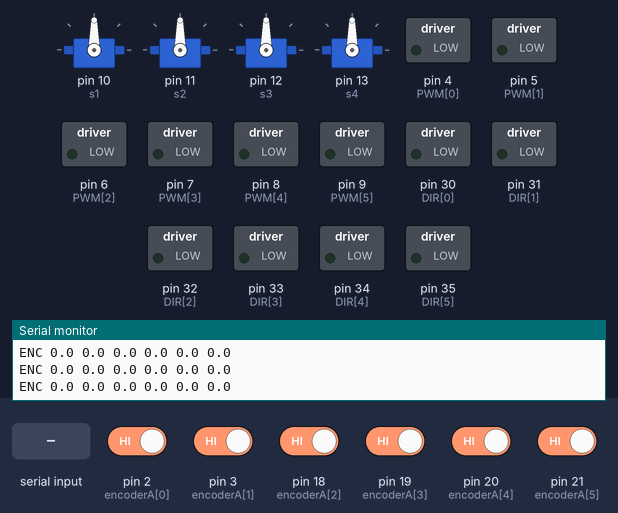
Bench run of a sketch on a simulated Arduino Mega 2560, built with avr-gcc and run on an emulated ATmega2560. Shown: 4 × servo, switched loads named in the sketch (green lamp = pin HIGH), the last lines printed to the serial monitor. The inputs (shaded band) are chosen by the test bench; at power-on: pin 2 (encoderA[0]), pin 3 (encoderA[1]), pin 18 (encoderA[2]), pin 19 (encoderA[3]), pin 20 (encoderA[4]), pin 21 (encoderA[5]) HIGH.

Above: at 1.2 s.
1.3 s: "90,45\n" received over Serial
At 2.5 s:
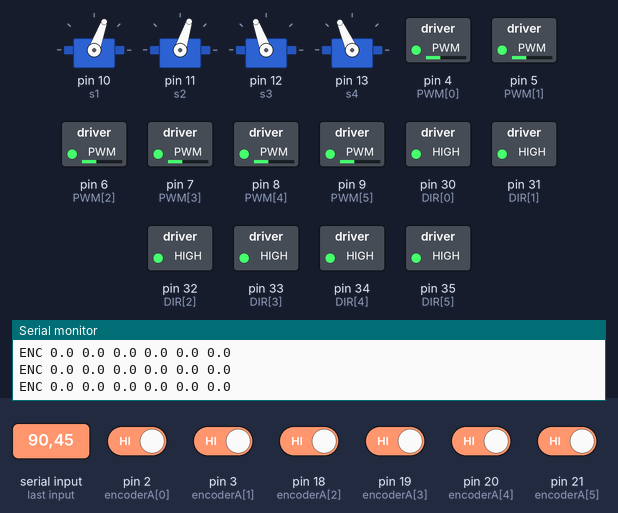
2.8 s: "30,150\n" received over Serial
At 3.9 s:
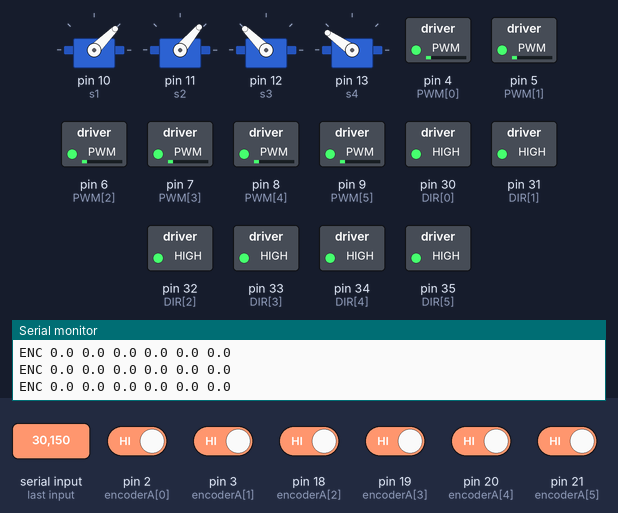
4.3 s: "5\n" received over Serial
At 5.7 s:
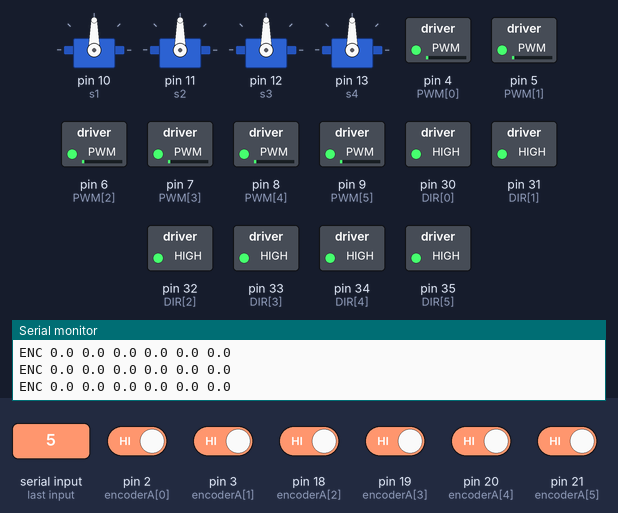
6.8 s: "90\n" received over Serial
At 8.8 s:
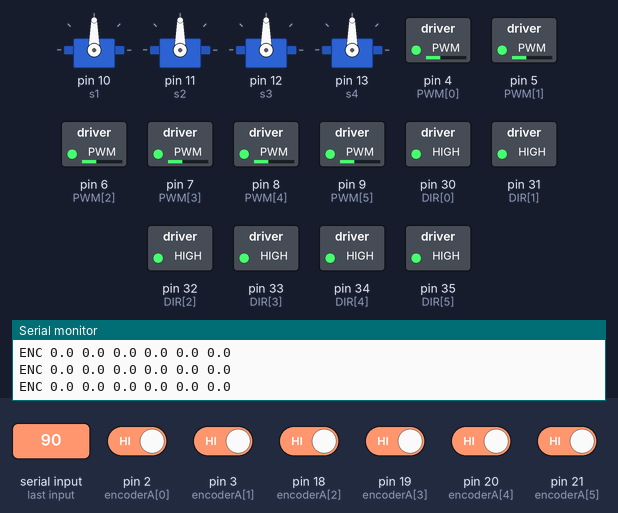
9.3 s: "200\n" received over Serial
At 10.8 s:
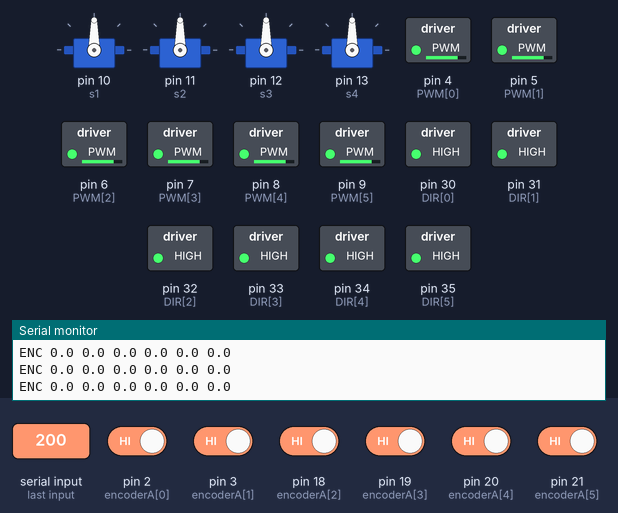
11.8 s: "1,90\n" received over Serial
At 13.1 s:
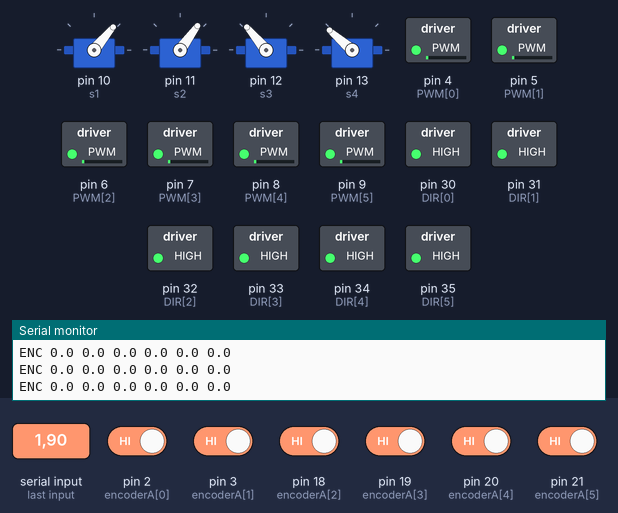
Timing chart, 0 to 14.3 s (numbered marks = the images above; inputs shaded):
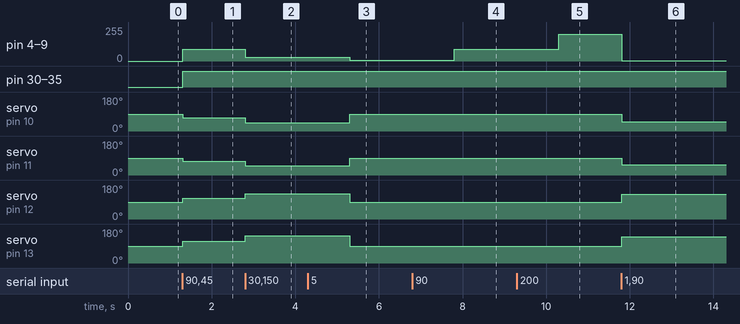

The sketch:

Robofest_5.ino
```cpp
#include <Servo.h>

// ═══════════════════════════════════════════════════════
// MOTOR & SERVO PINS
// ═══════════════════════════════════════════════════════
int PWM[6] = {4, 5, 6, 7, 8, 9};
int DIR[6] = {30, 31, 32, 33, 34, 35};

Servo s1, s2, s3, s4;

// ═══════════════════════════════════════════════════════
// ENCODER PINS
// Index: 0=RearRight 1=MidRight 2=FrontRight
//        3=RearLeft  4=MidLeft  5=FrontLeft
// ═══════════════════════════════════════════════════════
int encoderA[6] = {2, 3, 18, 19, 20, 21};
int encoderB[6] = {22, 23, 24, 25, 26, 27};

volatile long encoderCount[6] = {0,0,0,0,0,0};

const int PPR = 20;

// ═══════════════════════════════════════════════════════
// SERVO LIMITS  (CHANGE THESE FOR CALIBRATION)
// values are relative to center (90°)
// ═══════════════════════════════════════════════════════
int s1_left  = 45;
int s1_right = -45;

int s2_left  = 40;
int s2_right = -40;

int s3_left  = 45;
int s3_right = -45;

int s4_left  = 55;
int s4_right = -55;

// ═══════════════════════════════════════════════════════
// RPM REPORTING
// ═══════════════════════════════════════════════════════
#define RPM_WINDOW_MS 200
unsigned long lastRpmTime = 0;

// ═══════════════════════════════════════════════════════
// SETUP
// ═══════════════════════════════════════════════════════
void setup() {

  Serial.begin(9600);

  for (int i=0;i<6;i++){
    pinMode(PWM[i],OUTPUT);
    pinMode(DIR[i],OUTPUT);
  }

  for (int i=0;i<6;i++){
    pinMode(encoderA[i],INPUT_PULLUP);
    pinMode(encoderB[i],INPUT_PULLUP);
  }

  attachInterrupt(digitalPinToInterrupt(2),isr0,RISING);
  attachInterrupt(digitalPinToInterrupt(3),isr1,RISING);
  attachInterrupt(digitalPinToInterrupt(18),isr2,RISING);
  attachInterrupt(digitalPinToInterrupt(19),isr3,RISING);
  attachInterrupt(digitalPinToInterrupt(20),isr4,RISING);
  attachInterrupt(digitalPinToInterrupt(21),isr5,RISING);

  s1.attach(10);
  s2.attach(11);
  s3.attach(12);
  s4.attach(13);

  setSteering(0);

  lastRpmTime = millis();
}

// ═══════════════════════════════════════════════════════
// MAIN LOOP
// ═══════════════════════════════════════════════════════
void loop(){

  // Receive speed and steering
  if(Serial.available() >= 3){
    int speedVal = Serial.parseInt();
    int steerVal = Serial.parseInt();

    setMotors(speedVal);
    setSteering(steerVal);
  }

  // Send RPM every 200ms
  if(millis() - lastRpmTime >= RPM_WINDOW_MS){

    long counts[6];

    noInterrupts();
    for(int i=0;i<6;i++){
      counts[i] = encoderCount[i];
      encoderCount[i] = 0;
    }
    interrupts();

    float dt_min = RPM_WINDOW_MS / 60000.0;

    Serial.print("ENC");

    for(int i=0;i<6;i++){

      float rpm;

      if(i < 3)
        rpm = -(counts[i] / (float)PPR) / dt_min;
      else
        rpm = (counts[i] / (float)PPR) / dt_min;

      Serial.print(" ");
      Serial.print(rpm,1);
    }

    Serial.println();

    lastRpmTime = millis();
  }
}

// ═══════════════════════════════════════════════════════
// MOTOR CONTROL
// ═══════════════════════════════════════════════════════
void setMotors(int speedVal){

  bool direction = speedVal >= 0;
  int pwmVal = abs(speedVal);

  for(int i=0;i<6;i++){
    digitalWrite(DIR[i],direction);
    analogWrite(PWM[i],pwmVal);
  }
}

// ═══════════════════════════════════════════════════════
// STEERING WITH INDEPENDENT SERVO LIMITS
// steerVal expected range = -100 to 100
// ═══════════════════════════════════════════════════════
void setSteering(int steerVal){

  steerVal = constrain(steerVal,-100,100);

  int s1_angle = 90 + map(steerVal,-100,100,s1_left,s1_right);
  int s2_angle = 90 + map(steerVal,-100,100,s2_left,s2_right);

  // rear opposite steering
  int s3_angle = 90 + map(steerVal,-100,100,s3_right,s3_left);
  int s4_angle = 90 + map(steerVal,-100,100,s4_right,s4_left);

  s1.write(s1_angle);
  s2.write(s2_angle);
  s3.write(s3_angle);
  s4.write(s4_angle);
}

// ═══════════════════════════════════════════════════════
// ENCODER INTERRUPTS
// ═══════════════════════════════════════════════════════
void updateEncoder(int i){

  if(digitalRead(encoderB[i]) == HIGH)
    encoderCount[i]--;
  else
    encoderCount[i]++;
}

void isr0(){ updateEncoder(0); }
void isr1(){ updateEncoder(1); }
void isr2(){ updateEncoder(2); }
void isr3(){ updateEncoder(3); }
void isr4(){ updateEncoder(4); }
void isr5(){ updateEncoder(5); }
```

Measured:
- after the input at 1.3 s, pin 4 (PWM[0]), pin 5 (PWM[1]): 0/255 → 90/255 at once
- after the input at 2.8 s, pin 4 (PWM[0]), pin 5 (PWM[1]), pin 6 (PWM[2]), pin 7 (PWM[3]), pin 8 (PWM[4]), pin 9 (PWM[5]): 90/255 → 30/255 at once; servo on pin 10 (s1): 70° → 45° at once; servo on pin 11 (s2): 72° → 50° at once; servo on pin 12 (s3): 110° → 135° at once; servo on pin 13 (s4): 114° → 145° at once
- after the input at 4.3 s, pin 4 (PWM[0]), pin 5 (PWM[1]), pin 6 (PWM[2]), pin 7 (PWM[3]), pin 8 (PWM[4]), pin 9 (PWM[5]): 30/255 → 5/255 after 1.0 s; servo on pin 10 (s1): 45° → 90° after 1.0 s; servo on pin 11 (s2): 50° → 90° after 1.0 s; servo on pin 12 (s3): 135° → 90° after 1.0 s; servo on pin 13 (s4): 145° → 90° after 1.0 s
- after the input at 6.8 s, pin 4 (PWM[0]), pin 5 (PWM[1]), pin 6 (PWM[2]), pin 7 (PWM[3]), pin 8 (PWM[4]), pin 9 (PWM[5]): 5/255 → 90/255 after 1.0 s
- after the input at 9.3 s, pin 4 (PWM[0]), pin 5 (PWM[1]), pin 6 (PWM[2]), pin 7 (PWM[3]), pin 8 (PWM[4]), pin 9 (PWM[5]): 90/255 → 200/255 after 1.0 s
- after the input at 11.8 s, pin 4 (PWM[0]), pin 5 (PWM[1]), pin 6 (PWM[2]), pin 7 (PWM[3]), pin 8 (PWM[4]), pin 9 (PWM[5]): 200/255 → 1/255 at once; servo on pin 10 (s1): 90° → 50° at once; servo on pin 11 (s2): 90° → 54° at once; servo on pin 12 (s3): 90° → 130° at once; servo on pin 13 (s4): 90° → 139° at once
